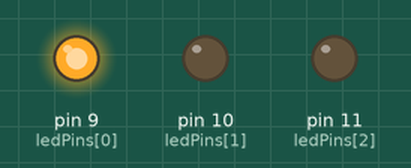
A sketch run on a simulated Arduino Uno, built with avr-gcc and run on an emulated ATmega328P. On the bench: output pins drawn as LEDs (lit = HIGH).

Above: at 0.2 s.
At 1.2 s:
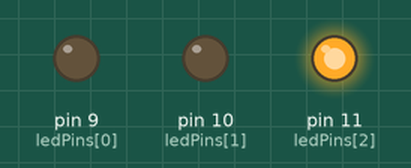
At 2.7 s:
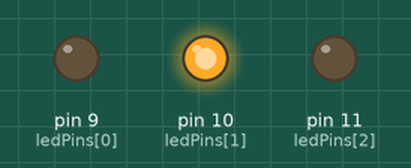
At 3.7 s:
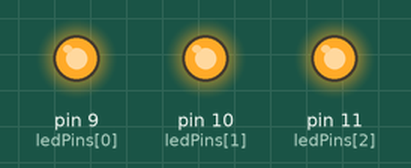
Timing chart, 0 to 4.6 s (numbered marks = the images above):
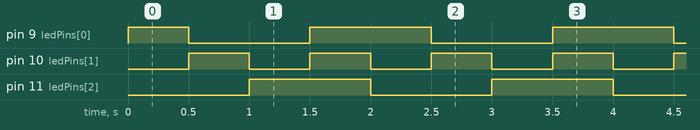

The sketch:

ParallelLEDs.ino
```cpp
int ledPins[] = {9, 10, 11};
//9 = Red
//10 = Blue
//11 = Green

void setup() {
  Serial.begin(9600);

  for(int i = 0;i < 3;i++) {
    pinMode(ledPins[i], OUTPUT);
  }
}

void loop() {
  //should go red green blue white;

  //int value = analogRead(sensePin)/4; //0-255
  //draw(255-value, 255, value); //fade red to blue

  //Common cathode (common power)
  draw(255,0,0);
  delay(500);
  draw(0,255,0);
  delay(500);
  draw(0,0,255);
  delay(500);
  draw(255, 255, 255);
  delay(500);


  //draw(0,255,0);

  //common anode (common ground)
  /*draw(0,255,255);
  delay(500);
  draw(255,0,255);
  delay(500);
  draw(255,255,0);
  delay(500);
  draw(0,0,0);
  delay(500);*/
}

void draw(int r, int g, int b) {
  analogWrite(color('r'), r);
  analogWrite(color('g'), g);
  analogWrite(color('b'), b);
}

int color(char color) {
  switch(color) {
    case 'r':
      return ledPins[0];
    break;

    case 'g':
      return ledPins[1];
    break;

    case 'b':
      return ledPins[2];
    break;
  }
}
```

Measured:
- by itself, pin 9 (ledPins[0]): repeats every 2.0 s: LOW 1.0 s, HIGH 1.0 s
- by itself, pin 10 (ledPins[1]): alternates HIGH for 0.50 s and LOW for 0.50 s
- by itself, pin 11 (ledPins[2]): alternates HIGH for 1.0 s and LOW for 1.0 s
